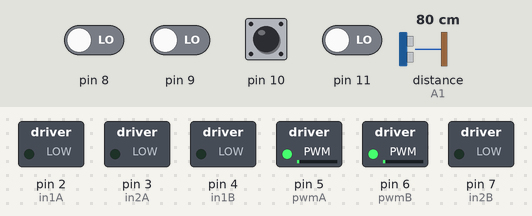
Simulated run of this sketch. Board: Arduino Nano, built with avr-gcc and run on an emulated ATmega328P. On the bench: switched loads named in the sketch (green lamp = pin HIGH). Wiring (inferred from the names in the program): ultrasonic range finder: trigger A0; echo A1. The test bench sets the inputs (shaded band); at power-on: pin 8–11 LOW, distance to the obstacle (sensor on A1) 80 cm. The echo pulse lasts 58.3 µs per cm; pins used as bus, display or sensor lines are not drawn.

Above: at 1.2 s.
1.3 s: pin 10 pulsed HIGH 5 times (0.12 s each, 0.3 s apart)
At 4.0 s:
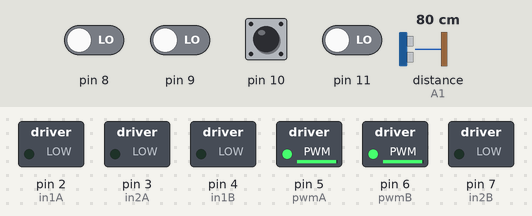
Timing chart, 0 to 5.5 s (numbered marks = the images above; inputs shaded):
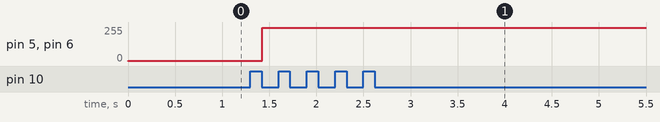

The sketch:

RC_Car_Code.ino
```cpp
/*
            ****************************Code For four BO wheeled RC car***************************
components used:-
1. B0 motors X 4
2. Wheels X 4
3. TB6612FNG dual channel motor driver
4. HC-SR04 ultrasonic sensor
5. FlySky Fs-i6 transmitter module
6. FlySky FS-iA6B receiver module
7. Arduino Nano
8. 3.7V, 2000mah  18650 lithium ion battery X 2


Connections:-

  Motor driver and motors connection
  MotorA-
  +ve -- A01
  -ve -- A02

  MotorB-
  +ve -- B02
  -ve -- B01

  Motor dirver and Arduino connections
  D2 -- AIN1
  D3 -- AIN2
  D4 -- BIN1
  D5 -- PWMA
  D6 -- PWMB
  D7 -- BIN2
  5V -- VCC
  5V -- STBY
  GND -- GND
  VM -- Battery +ve

  Receiver and Arduino Connections
  D8 -- Ch1 // Roll
  D9 -- Ch2 // Pitch
  D10 -- Ch3 // Gas
  D11 -- Ch4 // Yaw
  5V -- +ve
  GND -- -ve

  Arduino and battery connection
  Vin -- +ve Battery
  Gnd -- -ve Battery


  Usage:-
  1. Here the throttle stick of the transmitter works as a accelerator.
  2. The yaw stick can be used to rotate the car clockwise or anti-clockwise.
  3. The roll stick can be used to turn the rc car left or right.
  4. The pitch stick can be used to move the car forward of backward.
  5. No two stick must be moved simultaneously(except throttle stick), if it is done it will make the car stop
  6. If any obstacle comes in front(<=15 cm) of the rc car it automatically stops.

*/


// variable to capture the receiver pulses
byte last_channel_1, last_channel_2, last_channel_3, last_channel_4;
int receiver_input[5];
unsigned long timer_1, timer_2, timer_3, timer_4, current_time;

// Motor A
int pwmA = 5;
int in1A = 2;
int in2A = 3;


// Motor B
int pwmB = 6;
int in1B = 4;
int in2B = 7;


// ultrasonic sensor pins
const int trigPin = A0;
const int echoPin = A1;
// defines variables
long duration;
int distance;

void setup()
{
    Serial.begin(9600);
    PCICR |= (1 << PCIE0);   // Set PCIE0 to enable PCMSK0 scan.
    PCMSK0 |= (1 << PCINT0); // Set PCINT0 (digital input 8) to trigger an interrupt on state change.
    PCMSK0 |= (1 << PCINT1); // Set PCINT1 (digital input 9)to trigger an interrupt on state change.
    PCMSK0 |= (1 << PCINT2); // Set PCINT2 (digital input 10)to trigger an interrupt on state change.
    PCMSK0 |= (1 << PCINT3); // Set PCINT3 (digital input 11)to trigger an interrupt on state change.

    // Set all the motor control pins to outputs
    pinMode(pwmA, OUTPUT);
    pinMode(pwmB, OUTPUT);
    pinMode(in1A, OUTPUT);
    pinMode(in2A, OUTPUT);
    pinMode(in1B, OUTPUT);
    pinMode(in2B, OUTPUT);

  // ultrasonic sensor pins
  pinMode(trigPin, OUTPUT); // Sets the trigPin as an Output
  pinMode(echoPin, INPUT); // Sets the echoPin as an Input
//  Serial.begin(9600); // Starts the serial communication
}

void loop()
{
    // Map the reciver inputs of (1000 - 2000) to (0 - 255)
    int val1 = map(receiver_input[3], 1000, 2000, 0, 255); // throttle
    int val2 = map(receiver_input[1], 1000, 2000, 0, 255); // roll (left / right)
    int val3 = map(receiver_input[2], 1000, 2000, 0, 255); // pitch (forward backward)
    int val4 = map(receiver_input[4], 1000, 2000, 0, 255); // rotation in circle

    // Some conditions for vehicle manuevers
    bool val2Right = val2 > 137 && val2 <= 255;
    bool val2Mid = val2 >= 117 && val2 <= 137;
    bool val2Left = val2 >= 0 && val2 < 117;

    bool val3Forward = val3 > 137 && val3 <= 255;
    bool val3Mid = val3 >= 117 && val3 <= 137;
    bool val3Backward = val3 >= 0 && val3 < 117;

    bool val4Clock = val4 > 137 && val4 <= 255;
    bool val4Mid = val4 >= 117 && val4 <= 137;
    bool val4Aclock = val4 >= 0 && val4 < 117;

    // throttle values
    analogWrite(pwmA, val1);
    analogWrite(pwmB, val1);
    int obsDist = obstacleDist();
    int minDist = 15;
//    Serial.println(obsDist);

    if (val3Forward == true && val2Mid == true && val4Mid == true && obsDist>=minDist)
    {
        // move forward
        // Set Motor A forward
        digitalWrite(in1A, LOW);
        digitalWrite(in2A, HIGH);
        // Set Motor B forward
        digitalWrite(in1B, LOW);
        digitalWrite(in2B, HIGH);
    }

    else if (val3Backward == true && val2Mid == true && val4Mid == true)
    {
        // move backward
        // Set Motor A backward
        digitalWrite(in1A, HIGH);
        digitalWrite(in2A, LOW);
        // Set Motor B backward
        digitalWrite(in1B, HIGH);
        digitalWrite(in2B, LOW);
    }

    else if (val2Right == true && val3Mid == true && val4Mid == true)
    {
        // turn right
        // Set Motor A forward
        digitalWrite(in1A, LOW);
        digitalWrite(in2A, HIGH);

        // Stop motor B
        digitalWrite(in1B, LOW);
        digitalWrite(in2B, LOW);
    }

    else if (val2Left == true && val3Mid == true && val4Mid == true)
    {
        // turn left
        // Stop Motor A
        digitalWrite(in1A, LOW);
        digitalWrite(in2A, LOW);

        //Set Motor B forward
        digitalWrite(in1B, LOW);
        digitalWrite(in2B, HIGH);
    }
    else if (val4Clock == true && val3Mid == true && val2Mid == true)
    {
        // rotate clock wise
        // Set Motor A forward
        digitalWrite(in1A, LOW);
        digitalWrite(in2A, HIGH);
        // Set Motor B backward
        digitalWrite(in1B, HIGH);
        digitalWrite(in2B, LOW);
    }

    else if (val4Aclock == true && val3Mid == true && val2Mid == true)
    {
        // rotate anti cock wise
        // Set Motor A backward
        digitalWrite(in1A, HIGH);
        digitalWrite(in2A, LOW);
        // Set Motor B forward
        digitalWrite(in1B, LOW);
        digitalWrite(in2B, HIGH);
    }

    else
    {
        // stop all the motors
        digitalWrite(in1A, LOW);
        digitalWrite(in2A, LOW);
        digitalWrite(in1B, LOW);
        digitalWrite(in2B, LOW);
    }
}


ISR(PCINT0_vect)
{
    current_time = micros();
    // Channel 1=========================================
    if (PINB & B00000001)
    { // Is input 8 high?
        if (last_channel_1 == 0)
        {                           // Input 8 changed from 0 to 1.
            last_channel_1 = 1;     // Remember current input state.
            timer_1 = current_time; // Set timer_1 to current_time.
        }
    }
    else if (last_channel_1 == 1)
    {                                               // Input 8 is not high and changed from 1 to 0.
        last_channel_1 = 0;                         // Remember current input state.
        receiver_input[1] = current_time - timer_1; // Channel 1 is current_time - timer_1.
    }
    // Channel 2=========================================
    if (PINB & B00000010)
    { // Is input 9 high?
        if (last_channel_2 == 0)
        {                           // Input 9 changed from 0 to 1.
            last_channel_2 = 1;     // Remember current input state.
            timer_2 = current_time; // Set timer_2 to current_time.
        }
    }
    else if (last_channel_2 == 1)
    {                                               // Input 9 is not high and changed from 1 to 0.
        last_channel_2 = 0;                         // Remember current input state.
        receiver_input[2] = current_time - timer_2; // Channel 2 is current_time - timer_2.
    }
    // Channel 3=========================================
    if (PINB & B00000100)
    { // Is input 10 high?
        if (last_channel_3 == 0)
        {                           // Input 10 changed from 0 to 1.
            last_channel_3 = 1;     // Remember current input state.
            timer_3 = current_time; // Set timer_3 to current_time.
        }
    }
    else if (last_channel_3 == 1)
    {                                               // Input 10 is not high and changed from 1 to 0.
        last_channel_3 = 0;                         // Remember current input state.
        receiver_input[3] = current_time - timer_3; // Channel 3 is current_time - timer_3.
    }
    // Channel 4=========================================
    if (PINB & B00001000)
    { // Is input 11 high?
        if (last_channel_4 == 0)
        {                           // Input 11 changed from 0 to 1.
            last_channel_4 = 1;     // Remember current input state.
            timer_4 = current_time; // Set timer_4 to current_time.
        }
    }
    else if (last_channel_4 == 1)
    {                                               // Input 11 is not high and changed from 1 to 0.
        last_channel_4 = 0;                         // Remember current input state.
        receiver_input[4] = current_time - timer_4; // Channel 4 is current_time - timer_4.
    }
}

int obstacleDist()
{
    // Clears the trigPin
  digitalWrite(trigPin, LOW);
  delayMicroseconds(2);
  // Sets the trigPin on HIGH state for 10 micro seconds
  digitalWrite(trigPin, HIGH);
  delayMicroseconds(10);
  digitalWrite(trigPin, LOW);
  // Reads the echoPin, returns the sound wave travel time in microseconds
  duration = pulseIn(echoPin, HIGH);
  // Calculating the distance
  distance = duration * 0.034 / 2;
  // Prints the distance on the Serial Monitor
  if(distance >=1000){
    distance = 0;
  }
  return distance;
}
```

Measured:
- after the input at 1.3 s, pin 5 (pwmA), pin 6 (pwmB): 1/255 → 251/255 after 0.13 s, → 250/255 0.30 s later, → 249/255 0.60 s later, → 250/255 0.30 s later
